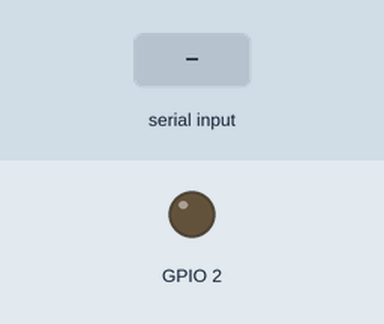
Simulated run of this sketch. Board: ESP32. On the bench: output pins drawn as LEDs (lit = HIGH). Inputs (shaded band) come from the test bench. What the sketch prints to the serial monitor is not drawn.

Above: at 1.2 s.
1.3 s: "1" received over Serial
At 1.6 s:
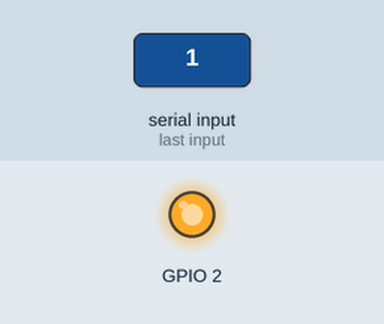
2.8 s: "0" received over Serial
At 3.9 s:
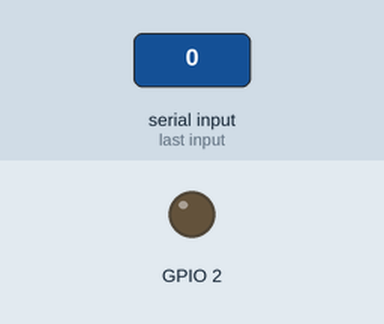
Timing chart, 0 to 5.8 s (numbered marks = the images above; inputs shaded):
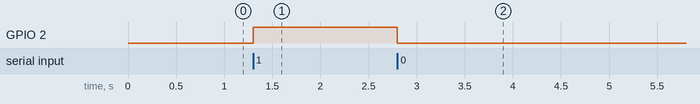

The sketch:

test_20240313.ino
```cpp
void setup() {
    Serial.begin(115200);
    pinMode(2,OUTPUT);
}

void loop() {
    char inp;
    if(Serial.available())
    {
      inp =Serial.read();
      if(inp=='0') {
        Serial.println("LED燈熄滅");
        digitalWrite(2,LOW);
      }
      else if(inp=='1') {
        Serial.println("LED燈點亮");
        digitalWrite(2,HIGH);
      }
      delay(500);
    }
}
```

Measured:
- after the input at 1.3 s, GPIO 2: LOW → HIGH at once
- after the input at 2.8 s, GPIO 2: HIGH → LOW at once
